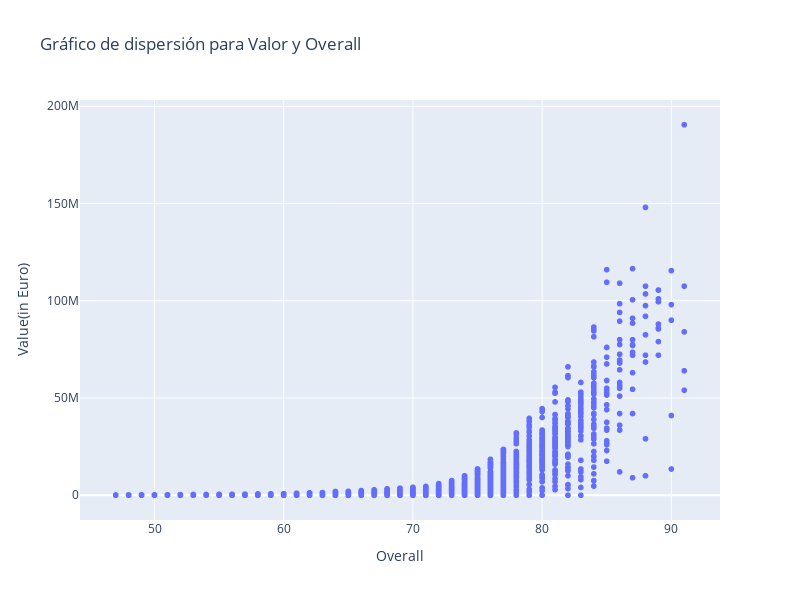

Notebook source saved alongside this figure:
### Markdown cell above
## Gráficos de Dispersión

### Code cell
fig = px.scatter(df, x='Overall', y='Value(in Euro)', hover_name='Name', height=600,width=800,title='Gráfico de dispersión para Valor y Overall')

fig.show()

### Figure 1 — Plotly figure (JSON) as saved in the notebook; plotly's stock layout.template omitted (floating-point values rounded to 4 significant figures; data arrays with more than 128 entries replaced by an {"elided": "..."} marker saying what was removed)
{"data": [{"hovertemplate": "<b>%{hovertext}</b><br><br>Overall=%{x}<br>Value(in Euro)=%{y}<extra></extra>", "hovertext": {"elided": "18420 str values"}, "legendgroup": "", "marker": {"color": "#636efa", "symbol": "circle"}, "mode": "markers", "name": "", "showlegend": false, "type": "scattergl", "x": {"elided": "18420 int values"}, "xaxis": "x", "y": {"elided": "18420 int values"}, "yaxis": "y"}], "layout": {"height": 600, "legend": {"tracegroupgap": 0}, "title": {"text": "Gráfico de dispersión para Valor y Overall"}, "width": 800, "xaxis": {"anchor": "y", "domain": [0, 1], "title": {"text": "Overall"}}, "yaxis": {"anchor": "x", "domain": [0, 1], "title": {"text": "Value(in Euro)"}}}}
